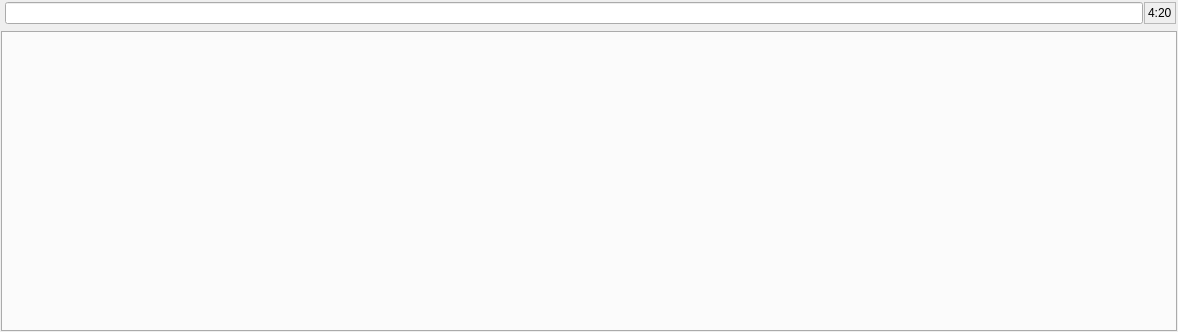
<?xml version="1.0" encoding="UTF-8"?>
<ui version="4.0">
 <class>Bar</class>
 <widget class="QWidget" name="Bar">
  <property name="geometry">
   <rect>
    <x>0</x>
    <y>0</y>
    <width>1178</width>
    <height>332</height>
   </rect>
  </property>
  <property name="sizePolicy">
   <sizepolicy hsizetype="Preferred" vsizetype="Minimum">
    <horstretch>0</horstretch>
    <verstretch>0</verstretch>
   </sizepolicy>
  </property>
  <property name="windowTitle">
   <string>BarWidget</string>
  </property>
  <layout class="QVBoxLayout" name="verticalLayout">
   <property name="sizeConstraint">
    <enum>QLayout::SetNoConstraint</enum>
   </property>
   <property name="leftMargin">
    <number>1</number>
   </property>
   <property name="topMargin">
    <number>1</number>
   </property>
   <property name="rightMargin">
    <number>1</number>
   </property>
   <property name="bottomMargin">
    <number>1</number>
   </property>
   <item>
    <widget class="QFrame" name="top_widget">
     <property name="frameShape">
      <enum>QFrame::NoFrame</enum>
     </property>
     <property name="frameShadow">
      <enum>QFrame::Plain</enum>
     </property>
     <layout class="QGridLayout" name="gridLayout_2">
      <property name="leftMargin">
       <number>1</number>
      </property>
      <property name="topMargin">
       <number>1</number>
      </property>
      <property name="rightMargin">
       <number>1</number>
      </property>
      <property name="bottomMargin">
       <number>1</number>
      </property>
      <property name="spacing">
       <number>1</number>
      </property>
      <item row="0" column="2">
       <widget class="QLabel" name="datetime_label">
        <property name="frameShape">
         <enum>QFrame::StyledPanel</enum>
        </property>
        <property name="text">
         <string>4:20</string>
        </property>
       </widget>
      </item>
      <item row="0" column="1">
       <widget class="QLineEdit" name="top_lineedit">
        <property name="sizePolicy">
         <sizepolicy hsizetype="Expanding" vsizetype="Fixed">
          <horstretch>0</horstretch>
          <verstretch>0</verstretch>
         </sizepolicy>
        </property>
        <property name="frame">
         <bool>true</bool>
        </property>
        <property name="alignment">
         <set>Qt::AlignCenter</set>
        </property>
       </widget>
      </item>
      <item row="0" column="0">
       <widget class="QWidget" name="workspace_widget" native="true">
        <property name="sizePolicy">
         <sizepolicy hsizetype="Minimum" vsizetype="Preferred">
          <horstretch>0</horstretch>
          <verstretch>0</verstretch>
         </sizepolicy>
        </property>
        <layout class="QHBoxLayout" name="horizontalLayout">
         <property name="spacing">
          <number>1</number>
         </property>
         <property name="leftMargin">
          <number>1</number>
         </property>
         <property name="topMargin">
          <number>1</number>
         </property>
         <property name="rightMargin">
          <number>1</number>
         </property>
         <property name="bottomMargin">
          <number>1</number>
         </property>
        </layout>
       </widget>
      </item>
     </layout>
    </widget>
   </item>
   <item>
    <widget class="QTabWidget" name="app_widget">
     <property name="tabPosition">
      <enum>QTabWidget::South</enum>
     </property>
     <property name="currentIndex">
      <number>-1</number>
     </property>
     <property name="documentMode">
      <bool>false</bool>
     </property>
     <property name="tabsClosable">
      <bool>true</bool>
     </property>
     <property name="tabBarAutoHide">
      <bool>false</bool>
     </property>
    </widget>
   </item>
  </layout>
 </widget>
 <layoutdefault spacing="6" margin="11"/>
 <resources/>
 <connections/>
</ui>
